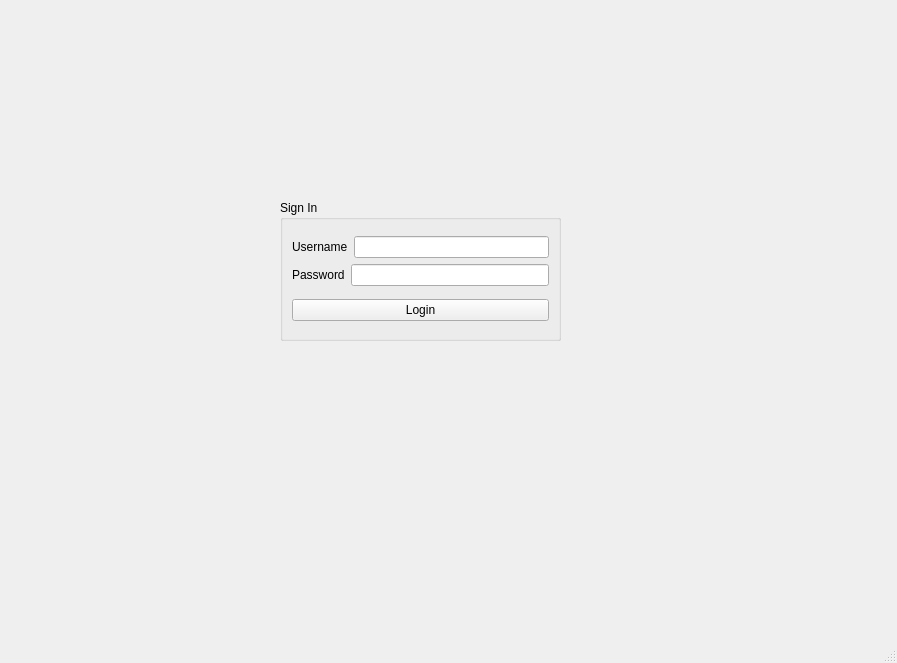
<?xml version="1.0" encoding="UTF-8"?>
<ui version="4.0">
 <class>MainWindow</class>
 <widget class="QMainWindow" name="MainWindow">
  <property name="geometry">
   <rect>
    <x>0</x>
    <y>0</y>
    <width>897</width>
    <height>663</height>
   </rect>
  </property>
  <property name="windowTitle">
   <string>MainWindow</string>
  </property>
  <widget class="QWidget" name="centralwidget">
   <widget class="QGroupBox" name="groupBox">
    <property name="geometry">
     <rect>
      <x>280</x>
      <y>200</y>
      <width>281</width>
      <height>141</height>
     </rect>
    </property>
    <property name="title">
     <string>Sign In</string>
    </property>
    <layout class="QVBoxLayout" name="verticalLayout_2">
     <item>
      <layout class="QVBoxLayout" name="verticalLayout">
       <item>
        <layout class="QHBoxLayout" name="horizontalLayout">
         <item>
          <widget class="QLabel" name="label">
           <property name="text">
            <string>Username</string>
           </property>
          </widget>
         </item>
         <item>
          <widget class="QLineEdit" name="lineEdit_username"/>
         </item>
        </layout>
       </item>
       <item>
        <layout class="QHBoxLayout" name="horizontalLayout_2">
         <item>
          <widget class="QLabel" name="label_2">
           <property name="text">
            <string>Password</string>
           </property>
          </widget>
         </item>
         <item>
          <widget class="QLineEdit" name="lineEdit_password"/>
         </item>
        </layout>
       </item>
      </layout>
     </item>
     <item>
      <widget class="QPushButton" name="pushButton_Login">
       <property name="text">
        <string>Login</string>
       </property>
      </widget>
     </item>
    </layout>
   </widget>
  </widget>
  <widget class="QMenuBar" name="menubar">
   <property name="geometry">
    <rect>
     <x>0</x>
     <y>0</y>
     <width>897</width>
     <height>22</height>
    </rect>
   </property>
  </widget>
  <widget class="QStatusBar" name="statusbar"/>
 </widget>
 <resources/>
 <connections/>
</ui>
